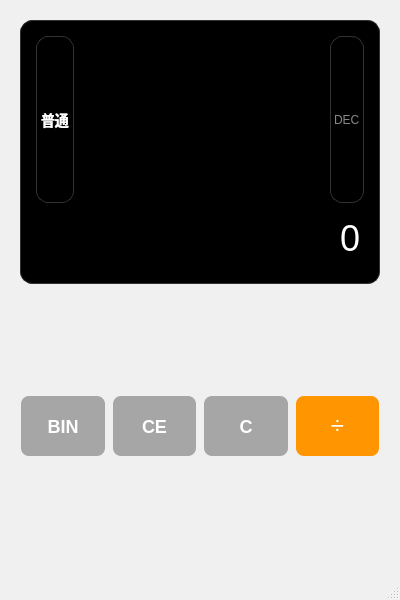
<?xml version="1.0" encoding="UTF-8"?>
<ui version="4.0">
 <class>MainWindow</class>
 <widget class="QMainWindow" name="MainWindow">
  <property name="geometry">
   <rect>
    <x>0</x>
    <y>0</y>
    <width>400</width>
    <height>600</height>
   </rect>
  </property>
  <property name="minimumSize">
   <size>
    <width>400</width>
    <height>600</height>
   </size>
  </property>
  <property name="maximumSize">
   <size>
    <width>500</width>
    <height>700</height>
   </size>
  </property>
  <property name="windowTitle">
   <string>HFUT Calculator</string>
  </property>
  <property name="windowIcon">
   <iconset>
    <normaloff>.</normaloff>.</iconset>
  </property>
  <property name="styleSheet">
   <string notr="true">QMainWindow {
    background-color: #f0f0f0;
}

QWidget {
    font-family: &quot;SF Pro Display&quot;, &quot;Segoe UI&quot;, &quot;Arial&quot;;
}</string>
  </property>
  <widget class="QWidget" name="centralwidget">
   <property name="styleSheet">
    <string notr="true">QWidget {
    background-color: #f0f0f0;
}</string>
   </property>
   <layout class="QVBoxLayout" name="verticalLayout">
    <property name="spacing">
     <number>10</number>
    </property>
    <property name="leftMargin">
     <number>20</number>
    </property>
    <property name="topMargin">
     <number>20</number>
    </property>
    <property name="rightMargin">
     <number>20</number>
    </property>
    <property name="bottomMargin">
     <number>20</number>
    </property>
    <item>
     <widget class="QFrame" name="displayFrame">
      <property name="minimumSize">
       <size>
        <width>0</width>
        <height>120</height>
       </size>
      </property>
      <property name="styleSheet">
       <string notr="true">QFrame {
    background-color: #000000;
    border-radius: 12px;
    border: 1px solid #333333;
}</string>
      </property>
      <property name="frameShape">
       <enum>QFrame::StyledPanel</enum>
      </property>
      <layout class="QVBoxLayout" name="displayLayout">
       <property name="spacing">
        <number>5</number>
       </property>
       <property name="leftMargin">
        <number>15</number>
       </property>
       <property name="topMargin">
        <number>15</number>
       </property>
       <property name="rightMargin">
        <number>15</number>
       </property>
       <property name="bottomMargin">
        <number>15</number>
       </property>
       <item>
        <layout class="QHBoxLayout" name="modeInfoLayout">
         <item>
          <widget class="QLabel" name="modeLabel">
           <property name="text">
            <string>普通</string>
           </property>
           <property name="styleSheet">
            <string notr="true">QLabel {
    color: #ffffff;
    font-size: 14px;
    font-weight: 500;
}</string>
           </property>
          </widget>
         </item>
         <item>
          <spacer name="horizontalSpacer">
           <property name="orientation">
            <enum>Qt::Horizontal</enum>
           </property>
           <property name="sizeHint" stdset="0">
            <size>
             <width>40</width>
             <height>20</height>
            </size>
           </property>
          </spacer>
         </item>
         <item>
          <widget class="QLabel" name="baseLabel">
           <property name="text">
            <string>DEC</string>
           </property>
           <property name="styleSheet">
            <string notr="true">QLabel {
    color: #888888;
    font-size: 12px;
    font-weight: 400;
}</string>
           </property>
          </widget>
         </item>
        </layout>
       </item>
       <item>
        <widget class="QLineEdit" name="displayLineEdit">
         <property name="minimumSize">
          <size>
           <width>0</width>
           <height>60</height>
          </size>
         </property>
         <property name="text">
          <string>0</string>
         </property>
         <property name="alignment">
          <set>Qt::AlignRight|Qt::AlignTrailing|Qt::AlignVCenter</set>
         </property>
         <property name="readOnly">
          <bool>true</bool>
         </property>
         <property name="styleSheet">
          <string notr="true">QLineEdit {
    background-color: transparent;
    border: none;
    color: #ffffff;
    font-size: 36px;
    font-weight: 300;
    padding: 0px;
}</string>
         </property>
        </widget>
       </item>
      </layout>
     </widget>
    </item>
    <item>
     <widget class="QFrame" name="buttonFrame">
      <property name="styleSheet">
       <string notr="true">QFrame {
    background-color: transparent;
}</string>
      </property>
      <property name="frameShape">
       <enum>QFrame::StyledPanel</enum>
      </property>
      <layout class="QGridLayout" name="buttonGridLayout">
       <property name="spacing">
        <number>8</number>
       </property>
       <property name="leftMargin">
        <number>0</number>
       </property>
       <property name="topMargin">
        <number>0</number>
       </property>
       <property name="rightMargin">
        <number>0</number>
       </property>
       <property name="bottomMargin">
        <number>0</number>
       </property>
       <item row="0" column="0">
        <widget class="QPushButton" name="btnModeToggle">
         <property name="minimumSize">
          <size>
           <width>80</width>
           <height>60</height>
          </size>
         </property>
         <property name="text">
          <string>BIN</string>
         </property>
         <property name="styleSheet">
          <string notr="true">QPushButton {
    background-color: #a6a6a6;
    color: #ffffff;
    border: none;
    border-radius: 8px;
    font-size: 18px;
    font-weight: 500;
}

QPushButton:hover {
    background-color: #b8b8b8;
}

QPushButton:pressed {
    background-color: #949494;
}</string>
         </property>
        </widget>
       </item>
       <item row="0" column="1">
        <widget class="QPushButton" name="btnClearEntry">
         <property name="minimumSize">
          <size>
           <width>80</width>
           <height>60</height>
          </size>
         </property>
         <property name="text">
          <string>CE</string>
         </property>
         <property name="styleSheet">
          <string notr="true">QPushButton {
    background-color: #a6a6a6;
    color: #ffffff;
    border: none;
    border-radius: 8px;
    font-size: 18px;
    font-weight: 500;
}

QPushButton:hover {
    background-color: #b8b8b8;
}

QPushButton:pressed {
    background-color: #949494;
}</string>
         </property>
        </widget>
       </item>
       <item row="0" column="2">
        <widget class="QPushButton" name="btnClear">
         <property name="minimumSize">
          <size>
           <width>80</width>
           <height>60</height>
          </size>
         </property>
         <property name="text">
          <string>C</string>
         </property>
         <property name="styleSheet">
          <string notr="true">QPushButton {
    background-color: #a6a6a6;
    color: #ffffff;
    border: none;
    border-radius: 8px;
    font-size: 18px;
    font-weight: 500;
}

QPushButton:hover {
    background-color: #b8b8b8;
}

QPushButton:pressed {
    background-color: #949494;
}</string>
         </property>
        </widget>
       </item>
       <item row="0" column="3">
        <widget class="QPushButton" name="btnDivide">
         <property name="minimumSize">
          <size>
           <width>80</width>
           <height>60</height>
          </size>
         </property>
         <property name="text">
          <string>÷</string>
         </property>
         <property name="styleSheet">
          <string notr="true">QPushButton {
    background-color: #ff9500;
    color: #ffffff;
    border: none;
    border-radius: 8px;
    font-size: 24px;
    font-weight: 400;
}

QPushButton:hover {
    background-color: #ffad33;
}

QPushButton:pressed {
    background-color: #e6850e;
}</string>
         </property>
        </widget>
       </item>
      </layout>
     </widget>
    </item>
   </layout>
  </widget>
  <widget class="QMenuBar" name="menubar">
   <property name="geometry">
    <rect>
     <x>0</x>
     <y>0</y>
     <width>400</width>
     <height>22</height>
    </rect>
   </property>
  </widget>
  <widget class="QStatusBar" name="statusbar"/>
 </widget>
 <resources/>
 <connections/>
</ui> 
